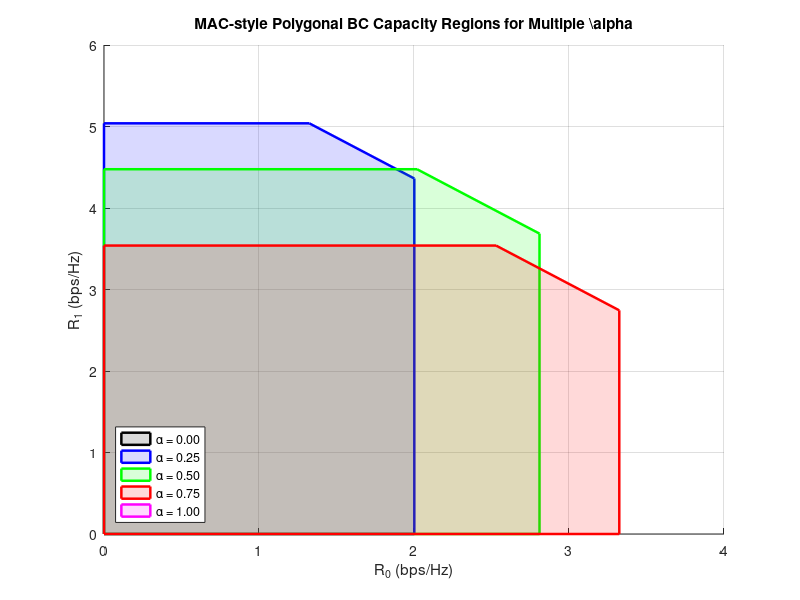

MATLAB code for this plot:
clear; clc; close all;

% Channel vectors
H0 = [0.3 - 1j, 0.7 + 1.2j];
H1 = [0.4j, 2 - 0.3j];

% Gram matrices
H0H0H = H0' * H0;
H1H1H = H1' * H1;

% SNR values
SNR0 = 10^(6/10);
SNR1 = 10^(10/10);
I = eye(2);

% Alpha values
alpha_vec = [0, 0.25, 0.5, 0.75, 1];
colors = {'k', 'b', 'g', 'r', 'm'};

% Plot
figure; hold on; grid on;
for i = 1:length(alpha_vec)
    alpha = alpha_vec(i);
    beta = 1 - alpha;

    % Individual full-power capacities
    C0 = log2(real(det(I + alpha * SNR0 * H0H0H)));
    C1 = log2(real(det(I + beta  * SNR1 * H1H1H)));

    % Joint capacity
    Csum = log2(real(det(I + alpha * SNR0 * H0H0H + beta * SNR1 * H1H1H)));

    % Corner points
    corner0 = [C0, Csum - C0]; % user 0 decoded first
    corner1 = [Csum - C1, C1]; % user 1 decoded first

    % Polygon vertices
    x_poly = [0, 0, corner1(1), corner0(1), C0];
    y_poly = [0, C1, corner1(2), corner0(2), 0];

    % Fill and outline each polygon
    fill(x_poly, y_poly, colors{i}, ...
        'FaceAlpha', 0.15, 'EdgeColor', colors{i}, 'LineWidth', 1.8, ...
        'DisplayName', sprintf('\\alpha = %.2f', alpha));
end

xlabel('R_0 (bps/Hz)');
ylabel('R_1 (bps/Hz)');
title('MAC-style Polygonal BC Capacity Regions for Multiple \\alpha');
legend('Location', 'SouthWest');
xlim([0 4]); ylim([0 6]);

% Save
if ~exist('fig', 'dir'); mkdir('fig'); end
print('-depsc2', 'fig/ex8_28_mac_polygons_multiple_alpha.eps');
